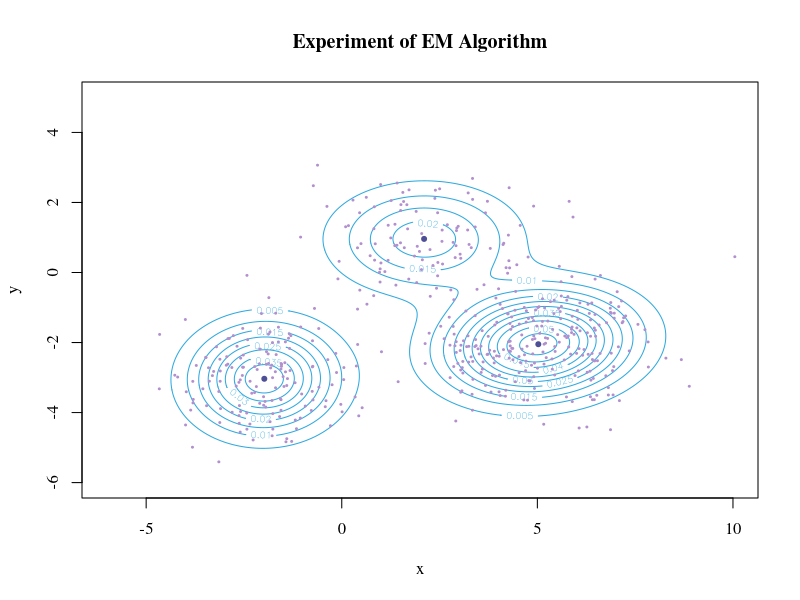

Source code (R):
# -----------------------------------------------------------
# Statistical Computing Experiments
# -----------------------------------------------------------
# EM Algorithm for Multivariate Gaussian Mixture Distribution
# Author: Zilong Liang
# Date: 2018-03-23
# -----------------------------------------------------------

library("mvtnorm")

# -----------------------------
# Main function of EM Algorithm
# -----------------------------

gmm <- function(x, k, tol = 1e-6, iter.max = 200) {
  # Check the samples
  d <- ncol(x)
  n <- nrow(x)
  
  # Initialize the parameters
  tau <- runif(k - 1, 0, 1 / k); tau <- c(tau, 1 - sum(tau))
  mu <- matrix(runif(d * k, 0, 5), nrow = k, ncol = d)
  sigma <- array(rep(diag(d), k), dim = c(d, d, k))
  
  # EM iterations
  iter <- 0  # Iteration index
  repeat {
    # E-Step
    f <- apply(as.matrix(1:k), 1, function(j) {
      return(dmvnorm(x, mu[j, ], sigma[, , j]))
    })
    e.weighted <- f %*% tau
    e <- apply(as.matrix(1:k), 1, function(j) {
      return(f[, j] * tau[j])
    })
    e <- e / rowSums(e.weighted)

    # M-Step
    sum.e <- colSums(e)
    tau.new <- sum.e / n
    mu.new <- t(e) %*% x / sum.e
    sigma.new <- array(rep(0, d * d* k), dim = c(d, d, k))
    for (j in 1:k) {
      for (i in 1:n) {
        sigma.new[, , j] <- sigma.new[, , j] + e[i, j] *
                            ((x[i, ] - mu.new[j, ]) %o% (x[i, ] - mu.new[j, ]))
      }
      sigma.new[, , j] <- sigma.new[, , j] / sum.e[j]
    }
    
    # Judge convergence and iterate the parameters
    iter <- iter + 1
    if (iter > iter.max) { break }
    err.tau <- norm(rbind(tau.new - tau), "I") / rbind(tau)
    err.mu <- norm(mu.new - mu, "I") / norm(mu, "I")
    err.sigma <- norm(colSums(sigma.new - sigma), "I") / norm(colSums(sigma), "I")
    err.max <- max(c(err.tau, err.mu, err.sigma))
    
    tau <- tau.new
    mu <- mu.new
    sigma <- sigma.new
    
    if (err.max < tol) { break }
  }
  
  return (list(tau, mu, sigma, iter))
}


# ----------
# Experiment
# ----------

# Read sample data
x <- read.csv("data.csv")
x <- as.matrix(x[, 2:3])

# Estimate parameters
estimates <- gmm(x, 3)
tau <- estimates[[1]]
mu <- estimates[[2]]
sigma <- estimates[[3]]

# Prepare plotting
pfunc <- function(pp, tau, mu, sigma) {
  # PDF of Gaussian Mixture Distribution
  k = length(tau)
  zz <- 0
  for (j in 1:k) {
    zz <- zz + tau[j] * dmvnorm(pp, mu[j, ], sigma[, , j])
  }
  return (zz)
}
pnum <- 300
xx <- seq(-6, 10, length.out = pnum)
yy <- seq(-6, 5, length.out = pnum)
pp <- cbind(rep(xx, pnum), sort(rep(yy, pnum)))  # Plotting points
zz <- matrix(pfunc(pp, tau, mu, sigma), pnum, pnum)

# Plotting
contour(xx, yy, zz, xlab = "x", ylab = "y", family = "serif", col = "#2fa9df")
points(x, pch = 20, cex = 0.4, col = "#b28fce")
points(estimates[[2]], pch = 20, cex = 1, col ="#4e4f97")
title("Experiment of EM Algorithm", family = "serif")
